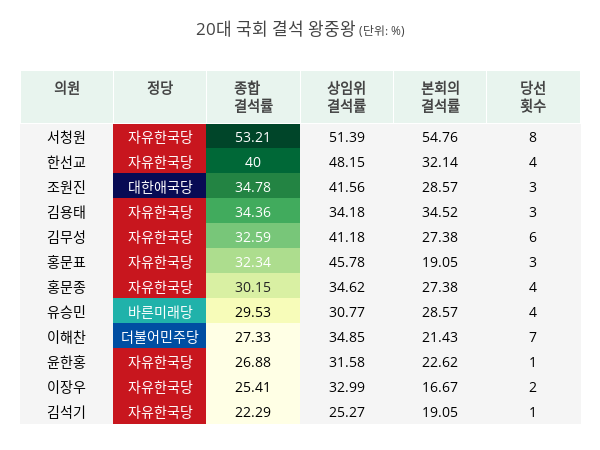

Notebook source saved alongside this figure:
### Markdown cell above
### 결석 왕중왕

### Code cell
party_color = {
    '더불어민주당': '#004EA2',
    '자유한국당': '#C8161E',
    '바른미래당': '#20B2AA',
    '민주평화당': '#40B02A',
    '정의당': '#FFCC00',
    '대한애국당': '#080B54',
    '민중당': '#F47920',
    '무소속': '#a6a6a6',
}

df_abs_king_intersection = df_abs_king_intersection.rename(columns={
    '종합 결석률': '종합<br>결석률',
    '상임위결석률': '상임위<br>결석률',
    '본회의결석률': '본회의<br>결석률',
    '당선횟수': '당선<br>횟수',
})
# # header: '의원', '정당', '종합 결석률', '상임위결석률', '본회의결석률', '당선횟수'
header, cells = get_header_and_cells_from_df(df_abs_king_intersection)
color_party = [party_color[x] for x in df_abs_king_intersection['정당']]
color_red = cl.scales['9']['seq']['YlGn'][::-1]
color_grey0 = list(cl.scales['9']['seq']['Greys'])
color_grey0[:7] = ['white']*6
# columnwidth_abs = [60, 90, 60, 60, 60, 40]

columnwidth_abs_ratio = [6, 9, 6, 6, 6, 4]
columnwidth_abs_sum = sum(columnwidth_abs_ratio)
columnwidth_abs = [x / columnwidth_abs_sum * 600 for x in columnwidth_abs_ratio]

print(sum(columnwidth_abs))
trace = go.Table(
    columnwidth=600,
    header=dict(
        values=header,
        line=dict(color = '#fff'),
        fill=dict(color='#e8f4ee'),
        font=dict(size=14,),
    ),
    cells=dict(
        values=cells,
        height=25,
        line = dict(color = ['#F5F5F5', color_party, color_red, '#F5F5F5']),
        fill = dict(color = ['#F5F5F5', color_party, color_red, '#F5F5F5']),
        font = dict(color = ['black', 'white', color_grey0, 'black'], size = 14)
    ),
)
layout = go.Layout(
    title='20대 국회 결석 왕중왕<span style="font-size:0.7em"> (단위: %)</span>',
    width=600,
    height=450,
    margin=dict(t=70,r=20,b=20,l=20),
)
data = [trace]
fig_1_1_abs_king = dict(data=data, layout=layout)
off.iplot(fig_1_1_abs_king)

### Figure 1 — Plotly figure (JSON) as saved in the notebook; plotly's stock layout.template omitted (floating-point values rounded to 4 significant figures)
{"data": [{"cells": {"fill": {"color": ["#F5F5F5", ["#C8161E", "#C8161E", "#080B54", "#C8161E", "#C8161E", "#C8161E", "#C8161E", "#20B2AA", "#004EA2", "#C8161E", "#C8161E", "#C8161E"], ["rgb(0,69,41)", "rgb(0,104,55)", "rgb(35,132,67)", "rgb(65,171,93)", "rgb(120,198,121)", "rgb(173,221,142)", "rgb(217,240,163)", "rgb(247,252,185)", "rgb(255,255,229)"], "#F5F5F5"]}, "font": {"color": ["black", "white", ["white", "white", "white", "white", "white", "white", "rgb(37,37,37)", "rgb(0,0,0)"], "black"], "size": 14}, "height": 25, "line": {"color": ["#F5F5F5", ["#C8161E", "#C8161E", "#080B54", "#C8161E", "#C8161E", "#C8161E", "#C8161E", "#20B2AA", "#004EA2", "#C8161E", "#C8161E", "#C8161E"], ["rgb(0,69,41)", "rgb(0,104,55)", "rgb(35,132,67)", "rgb(65,171,93)", "rgb(120,198,121)", "rgb(173,221,142)", "rgb(217,240,163)", "rgb(247,252,185)", "rgb(255,255,229)"], "#F5F5F5"]}, "values": [["서청원", "한선교", "조원진", "김용태", "김무성", "홍문표", "홍문종", "유승민", "이해찬", "윤한홍", "이장우", "김석기"], ["자유한국당", "자유한국당", "대한애국당", "자유한국당", "자유한국당", "자유한국당", "자유한국당", "바른미래당", "더불어민주당", "자유한국당", "자유한국당", "자유한국당"], [53.21, 40, 34.78, 34.36, 32.59, 32.34, 30.15, 29.53, 27.33, 26.88, 25.41, 22.29], [51.39, 48.15, 41.56, 34.18, 41.18, 45.78, 34.62, 30.77, 34.85, 31.58, 32.99, 25.27], [54.76, 32.14, 28.57, 34.52, 27.38, 19.05, 27.38, 28.57, 21.43, 22.62, 16.67, 19.05], [8, 4, 3, 3, 6, 3, 4, 4, 7, 1, 2, 1]]}, "columnwidth": 600, "header": {"fill": {"color": "#e8f4ee"}, "font": {"size": 14}, "line": {"color": "#fff"}, "values": ["<b>의원</b>", "<b>정당</b>", "<b>종합<br>결석률</b>", "<b>상임위<br>결석률</b>", "<b>본회의<br>결석률</b>", "<b>당선<br>횟수</b>"]}, "type": "table"}], "layout": {"height": 450, "margin": {"b": 20, "l": 20, "r": 20, "t": 70}, "title": "20대 국회 결석 왕중왕<span style=\"font-size:0.7em\"> (단위: %)</span>", "width": 600}}
